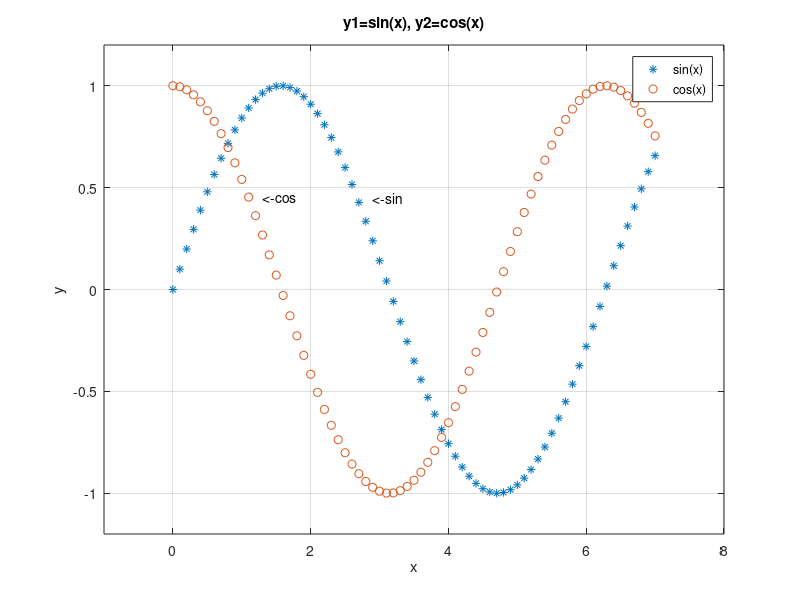

Write the MATLAB code that produced this figure.
x=0:0.1:7;
y1=sin(x); y2=cos(x);
plot(x,y1,'*', x,y2,'o')
grid on
xlabel('x')
ylabel('y')
title('y1=sin(x), y2=cos(x)')
legend('sin(x)', 'cos(x)')
text(2.9, 0.45, '<-sin')
text(1.3, 0.45, '<-cos')
axis([-1 8 -1.2 1.2])